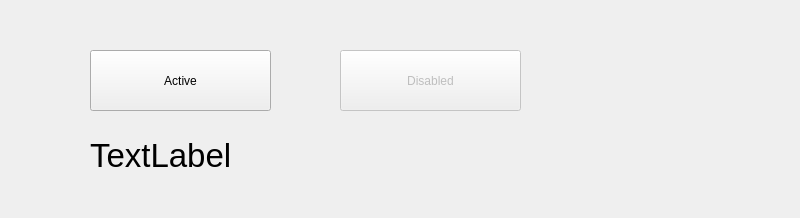
<?xml version="1.0" encoding="UTF-8"?>
<ui version="4.0">
 <class>Widget</class>
 <widget class="QWidget" name="Widget">
  <property name="geometry">
   <rect>
    <x>0</x>
    <y>0</y>
    <width>800</width>
    <height>218</height>
   </rect>
  </property>
  <property name="windowTitle">
   <string>Widget</string>
  </property>
  <widget class="QLabel" name="myLabel">
   <property name="geometry">
    <rect>
     <x>90</x>
     <y>130</y>
     <width>491</width>
     <height>51</height>
    </rect>
   </property>
   <property name="font">
    <font>
     <pointsize>25</pointsize>
    </font>
   </property>
   <property name="text">
    <string>TextLabel</string>
   </property>
  </widget>
  <widget class="QPushButton" name="pushButton">
   <property name="geometry">
    <rect>
     <x>90</x>
     <y>50</y>
     <width>181</width>
     <height>61</height>
    </rect>
   </property>
   <property name="text">
    <string>Active</string>
   </property>
  </widget>
  <widget class="QPushButton" name="pushButton_2">
   <property name="enabled">
    <bool>false</bool>
   </property>
   <property name="geometry">
    <rect>
     <x>340</x>
     <y>50</y>
     <width>181</width>
     <height>61</height>
    </rect>
   </property>
   <property name="text">
    <string>Disabled</string>
   </property>
  </widget>
 </widget>
 <resources/>
 <connections/>
</ui>
